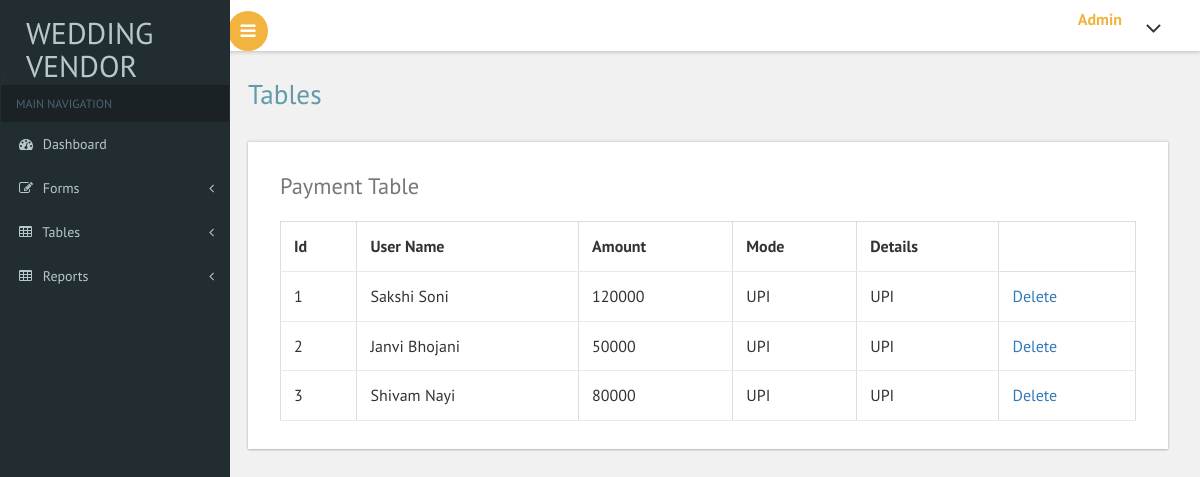
The page /admin/payment_tbl.php (signed in) on the database its author committed.
### tables this page shows
CREATE TABLE `tbl_payment` (
  `payment_id` int(10) NOT NULL,
  `booking_id` int(10) NOT NULL,
  `payment_amount` int(8) NOT NULL,
  `payment_mode` varchar(10) NOT NULL,
  `payment_details` varchar(20) NOT NULL
);

CREATE TABLE `tbl_booking` (
  `booking_id` int(10) NOT NULL,
  `booking_name` varchar(20) NOT NULL,
  `booking_price` int(8) NOT NULL,
  `booking_status` varchar(20) NOT NULL,
  `user_id` int(10) NOT NULL,
  `category_id` varchar(50) NOT NULL,
  `booking_date` date NOT NULL
);

### admin/payment_tbl.php (the view, shortened to what this page needs)
<!DOCTYPE HTML>
<html>
<head>
<link href="css/bootstrap.css" rel='stylesheet' type='text/css' />
<link href="css/style.css" rel='stylesheet' type='text/css' />
<link href="css/font-awesome.css" rel="stylesheet">
 <link href='css/SidebarNav.min.css' media='all' rel='stylesheet' type='text/css'/>
<link href="css/custom.css" rel="stylesheet">
</head>
<body class="cbp-spmenu-push">
<div class="main-content">
	<?php
		include './themepart/sidebar.php';
    ?>
		</div>
		<?php
			include './themepart/header.php';
		?>
		<div id="page-wrapper">
			<div class="main-page">
				<div class="tables">
					<h2 class="title1">Tables</h2>
					<div class="table-responsive bs-example widget-shadow">
						<h4>Payment Table</h4>
						<table class="table table-bordered"> <thead>
							<tr>  <th>Id</th>
                                  <th>User Name</th>
							      <th>Amount</th>
							 	  <th>Mode</th>
                                  <th>Details</th>
							</tr> </thead>
<?php
$connection = mysqli_connect("localhost","root","","wedding_old");
$query = mysqli_query($connection,"SELECT
`tbl_payment`.`payment_id`
, `tbl_payment`.`payment_amount`
, `tbl_payment`.`payment_mode`
, `tbl_payment`.`payment_details`
, `tbl_booking`.`booking_name`
FROM
`wedding_old`.`tbl_payment`
INNER JOIN `wedding_old`.`tbl_booking`
	ON (`tbl_payment`.`booking_id` = `tbl_booking`.`booking_id`);") or die(mysqli_error($connection));
while($row = mysqli_fetch_array($query))
{
        echo "<td>{$row['payment_id']} </td> <td>{$row['booking_name']} </td><td>{$row['payment_amount']} </td> <td>{$row['payment_mode']}</td> <td>{$row['payment_details']}</td> ";
		echo "<td><a href = '?did={$row['payment_id']}'>Delete</a></td>";
}
    echo "</table>";
?></table>
					</div>
				</div>
			</div>
		</div>
</body>
</html>

### admin/css/custom.css (style rules this page uses)
#page-wrapper { padding:5em 2em 2.5em; background-color: #F1F1F1; }

### rows shown on the page
tbl_payment: payment_id "1", booking.booking_name "Sakshi Soni", payment_amount "120000", payment_mode "UPI", payment_details "UPI"
tbl_payment: payment_id "2", booking.booking_name "Janvi Bhojani", payment_amount "50000", payment_mode "UPI", payment_details "UPI"
tbl_payment: payment_id "3", booking.booking_name "Shivam Nayi", payment_amount "80000", payment_mode "UPI", payment_details "UPI"
